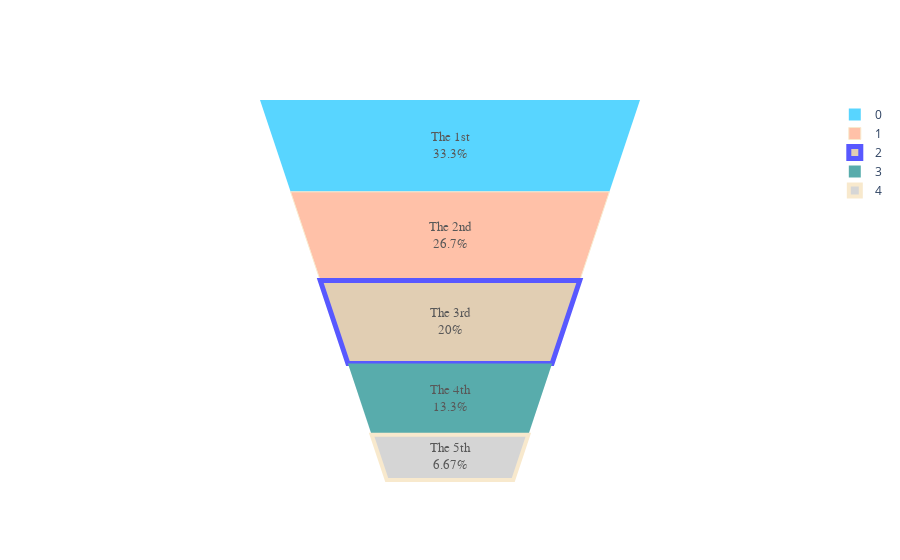

Notebook code for this chart:
### Markdown cell above
### Set Marker Size and Color in Area Funnel Plots

### Code cell
from plotly import graph_objects as go

fig = go.Figure(go.Funnelarea(
      values = [5, 4, 3, 2, 1], text = ["The 1st","The 2nd", "The 3rd", "The 4th", "The 5th"],
      marker = {"colors": ["deepskyblue", "lightsalmon", "tan", "teal", "silver"],
                "line": {"color": ["wheat", "wheat", "blue", "wheat", "wheat"], "width": [0, 1, 5, 0, 4]}},
      textfont = {"family": "Old Standard TT, serif", "size": 13, "color": "black"}, opacity = 0.65))
fig.show()

### Figure 1 — Plotly figure (JSON) as saved in the notebook; plotly's stock layout.template omitted (floating-point values rounded to 4 significant figures)
{"data": [{"marker": {"colors": ["deepskyblue", "lightsalmon", "tan", "teal", "silver"], "line": {"color": ["wheat", "wheat", "blue", "wheat", "wheat"], "width": [0, 1, 5, 0, 4]}}, "opacity": 0.65, "text": ["The 1st", "The 2nd", "The 3rd", "The 4th", "The 5th"], "textfont": {"color": "black", "family": "Old Standard TT, serif", "size": 13}, "type": "funnelarea", "values": [5, 4, 3, 2, 1]}], "layout": {}}
